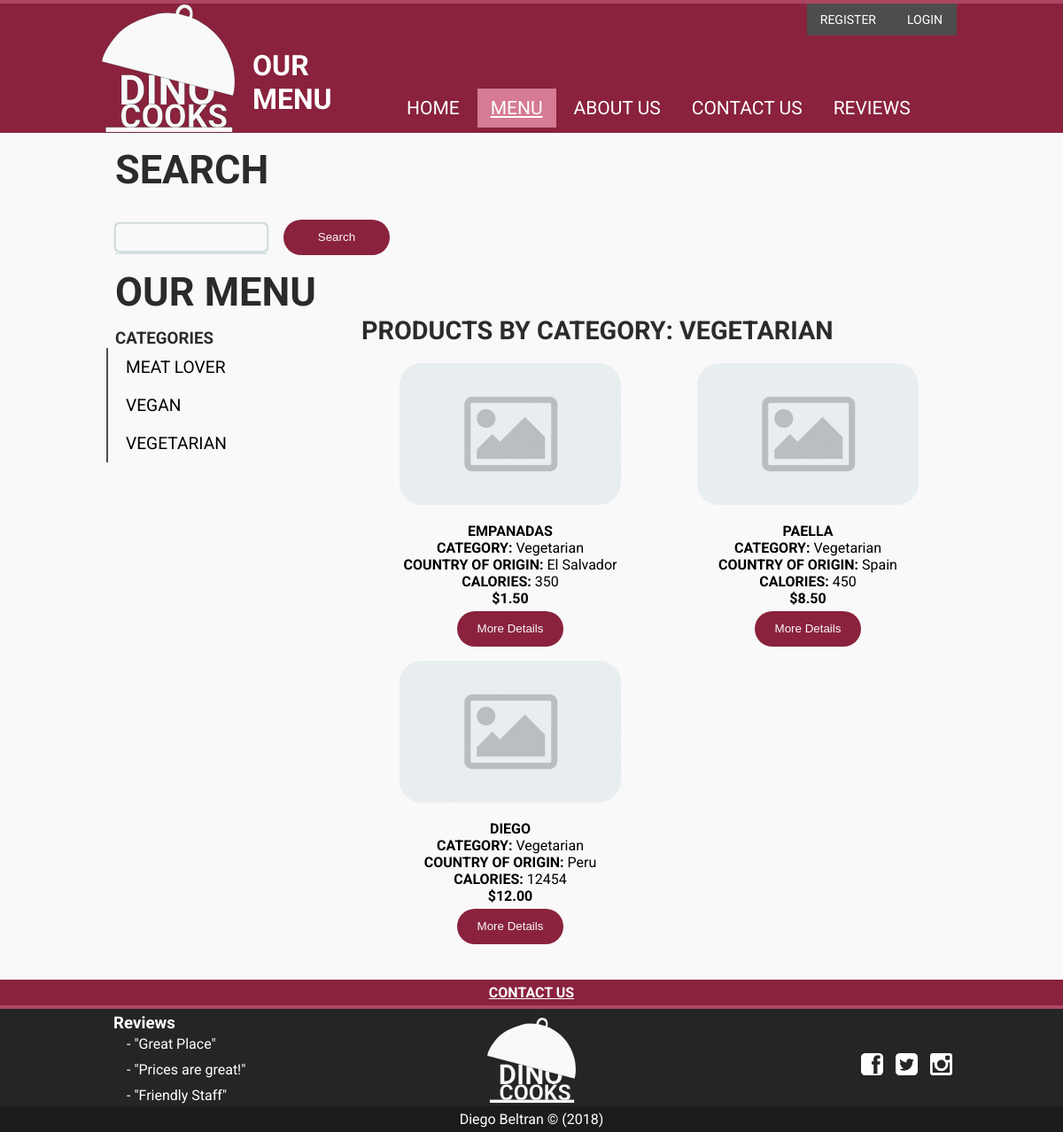
Page /?page=services&category_id=2 on the committed database.
### tables this page shows
CREATE TABLE `category` (
  `category_id` int(11) NOT NULL,
  `name` varchar(255) NOT NULL,
  `created_at` datetime NOT NULL DEFAULT current_timestamp()
);

CREATE TABLE `product` (
  `product_id` int(11) NOT NULL,
  `category_id` int(11) DEFAULT NULL,
  `country_of_origin_id` int(11) DEFAULT NULL,
  `product_name` varchar(100) DEFAULT NULL,
  `price` decimal(5,2) DEFAULT NULL,
  `description` mediumtext DEFAULT NULL,
  `more_details` varchar(255) DEFAULT NULL,
  `shipping_availability` tinyint(1) DEFAULT NULL,
  `in_stock` tinyint(1) DEFAULT NULL,
  `re_stock` tinyint(1) DEFAULT NULL,
  `weight` decimal(5,2) DEFAULT NULL,
  `color` varchar(255) DEFAULT NULL,
  `smell` tinyint(1) DEFAULT NULL,
  `image` varchar(255) DEFAULT NULL,
  `calories` int(11) DEFAULT NULL,
  `nutritional_values` varchar(255) DEFAULT NULL,
  `chef` varchar(100) DEFAULT NULL,
  `supplier` varchar(255) DEFAULT NULL,
  `ingredients` varchar(255) DEFAULT NULL,
  `date_made` datetime NOT NULL DEFAULT current_timestamp(),
  `created_at` datetime NOT NULL DEFAULT current_timestamp(),
  `updated_at` datetime DEFAULT NULL
);

CREATE TABLE `country_of_origin` (
  `country_of_origin_id` int(11) NOT NULL,
  `name` varchar(255) NOT NULL,
  `created_at` datetime NOT NULL DEFAULT current_timestamp()
);

### controllers/services.php (called while the page is built, shortened)
<?php
require APP . '/models/product_model.php';
if(!empty($_GET['category_id'])) {
  $products = getProductByCategory($dbh, $_GET['category_id']);
  $sub_title = 'Products by category: ' . $products[0]['category'];
} else if(!empty($_GET['search'])){
  $products = seachProducts($dbh, $_GET['search']);
  $sub_title = 'Products like: ' . $_GET['search'];
}
else {
  $products = getRandomProducts($dbh, 6);
  $sub_title = 'Products you might like...';
}
require APP . '/models/category_model.php';
$categories = getCategories($dbh);
require APP . '/views/services.php';

### models/category_model.php (called while the page is built, shortened)
<?php
function getCategories($dbh){
  $query = "SELECT
            DISTINCT
            category_id,
            name
            FROM
            category
            JOIN product USING(category_id)
            ORDER BY
            name ASC";
  $stmt = $dbh->prepare($query);
  $stmt->execute();
  return $stmt->fetchAll(PDO::FETCH_ASSOC);
}

### models/product_model.php (called while the page is built, shortened)
<?php
function getProductByCategory($dbh, $category_id)
{
	$query = "SELECT
      product.product_id,
      product.product_name,
      product.category_id,
      category.name AS category,
      country_of_origin.name AS country_of_origin,
      product.price,
      product.description,
      product.more_details,
      product.shipping_availability,
      product.in_stock,
      product.re_stock,
      product.image,
      product.calories,
      product.nutritional_values,
      product.chef,
      product.supplier,
      product.ingredients
      FROM
          product
      JOIN category USING(category_id)
      JOIN country_of_origin USING(country_of_origin_id)
    	WHERE
    	product.category_id = :category_id";
	$stmt = $dbh->prepare($query);
	$stmt->bindValue(':category_id', $category_id, PDO::PARAM_INT);
	$stmt->execute();
	return $stmt->fetchAll(PDO::FETCH_ASSOC);
}

### views/inc/products.inc.php (the view, shortened to what this page needs)
<?php foreach($products as $row) : ?>
    <div class="product">
      <div class="img">
        <a title="<?=$row['product_name'];?>" href="?page=detail&product_id=<?=$row['product_id']?>">
          <img src="/images/default_img.jpg" alt="<?=$row['product_name'];?>" width="250" height="160" />
        </a>
      </div>
      <div class="item-content">
        <p>
          <strong><?=$row['product_name'];?></strong><br/>
          <strong>category: </strong> <?=$row['category'];?><br/>
          <strong>country of origin: </strong><?=$row['country_of_origin'];?><br/>
          <strong>calories: </strong><?=$row['calories'];?><br/>
          <strong>$<?=$row['price'];?></strong><br/>
        </p>
        <form action="?page=detail&product_id=<?=$row['product_id']?>" method="post">
          <button type="submit">more details</button>
        </form>
      </div>
    </div>
  <?php endforeach; ?>

### views/inc/menu.inc.php (shortened to what this page needs)
<div id="products">
  <?php require '../views/inc/category.inc.php';?>
  <div id="products_list">
    <h3 id="sub_title"><?=$sub_title?></h3>
    <?php require '../views/inc/products.inc.php' ?>
  </div>
</div>

### views/inc/category.inc.php
<div id="category">
  <h3 >categories</h3>
  <ul>
    <?php foreach($categories as $category) : ?>
    <li>
      <a href="/?page=services&category_id=<?php echo $category['category_id']?>">
        <?php echo $category['name']?>
      </a>
    </li>
    <?php endforeach; ?>
  </ul>
</div>

### public/styles/stylesheet_desktop.css (style rules this page uses)
div { box-sizing: border-box; }
body { box-sizing: border-box; font-family: 'Roboto', Arial, sans-serif; font-size: 16px; margin: 0; background-color: #f9f9f9; height: auto; }
#wrapper h2, #wrapper h3 { color: #2b2b2b; padding: 10px; padding-top: 15px; padding-bottom: 0; margin: 0; text-transform: uppercase; font-weight: 700; }
.img { top: 20px; }

### public/styles/stylesheet_menu.css (style rules this page uses)
#category, #products_list { float: left; }
#category { width: 30%; }
#products_list { width: 70%; }
.product { width: 50%; float: left; text-align: center; }
.product img { width: 250px; border-radius: 25px; overflow: hidden; }
.product strong { text-transform: uppercase; }
.product p { text-transform: capitalize; margin-bottom: 5px; }
.product button, #search_form button, #detail_product button, #confirm button { color: #f9f9f9; display: inline-block; padding: 5px 15px; background: #8A223E; text-decoration: none; border-radius: 25px; border: none; text-align: center; line-height: 30px; width: 120px; text-transform: capitalize; transition: all .3s ease-in-out; }
#category ul { list-style-type: none; overflow: hidden; margin: 0; padding: 0; border-left: 2px solid #4d4d4d; }
#category ul li { font-size: 1.2rem; color: #000; text-transform: uppercase; padding: 10px 0px; transition: all .3s ease-in-out; }
#category a { color: #000; padding: 10px 20px; padding-right: 100px; }
#category a { text-decoration: none; }
h3#sub_title { margin: 0px 0px 20px 0px; padding: 0; font-size: 1.8rem; }

### public/styles/stylesheet_mobile.css (style rules this page uses)
body { box-sizing: border-box; font-family: 'Roboto', Arial, sans-serif; font-size: 16px; margin: 0; background: linear-gradient(#f9f9f9 1%, #ededed 100%); background-color: #f9f9f9; background: #000; }
body { background-color: rgba(138, 34, 61, 1); }
.img { top: 20px; }
#wrapper h2, #wrapper h3 { color: #2b2b2b; padding: 10px; padding-top: 15px; padding-bottom: 0; margin: 0; text-transform: uppercase; font-weight: 700; }
.product button, #search_form button, #detail_product button, #confirm button { color: #f9f9f9; display: inline-block; padding: 5px 15px; background: #8A223E; text-decoration: none; border-radius: 25px; border: none; text-align: center; line-height: 30px; width: 120px; text-transform: capitalize; transition: all .3s ease-in-out; }
#category, #products_list { float: left; }
#category { width: 30%; }
#products_list { width: 70%; }
.product { width: 50%; float: left; text-align: center; }
.product img { width: 250px; border-radius: 25px; overflow: hidden; }
.product strong { text-transform: uppercase; }
.product p { text-transform: capitalize; margin-bottom: 5px; }

### public/styles/stylesheet_print.css (style rules this page uses)
body { font-family: 'Roboto', Arial, sans-serif; }

### rows in the picture
category: name "MEAT LOVER"
category: name "VEGAN"
category: name "VEGETARIAN", name "PRODUCTS BY CATEGORY: VEGETARIAN"
product: product_name "EMPANADAS", category.name "Vegetarian", country_of_origin.name "El Salvador", calories "350", price "1.50"
product: product_name "PAELLA", category.name "Vegetarian", country_of_origin.name "Spain", calories "450", price "8.50"
product: product_name "DIEGO", category.name "Vegetarian", country_of_origin.name "Peru", calories "12454", price "12.00"

### other values in the picture
$title "OUR MENU"
